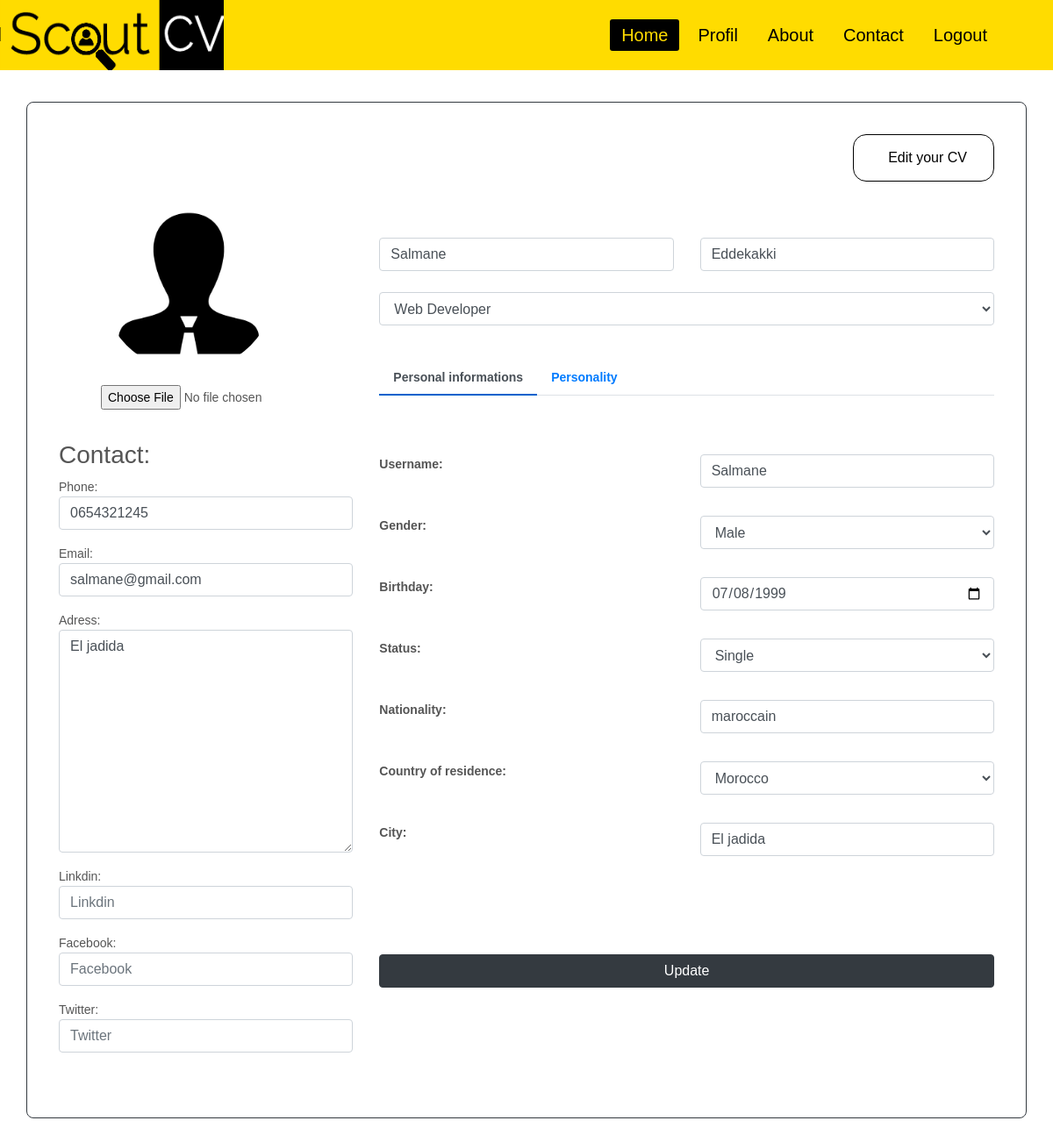
Before: /updateprofil/ (signed in) with the older database file.
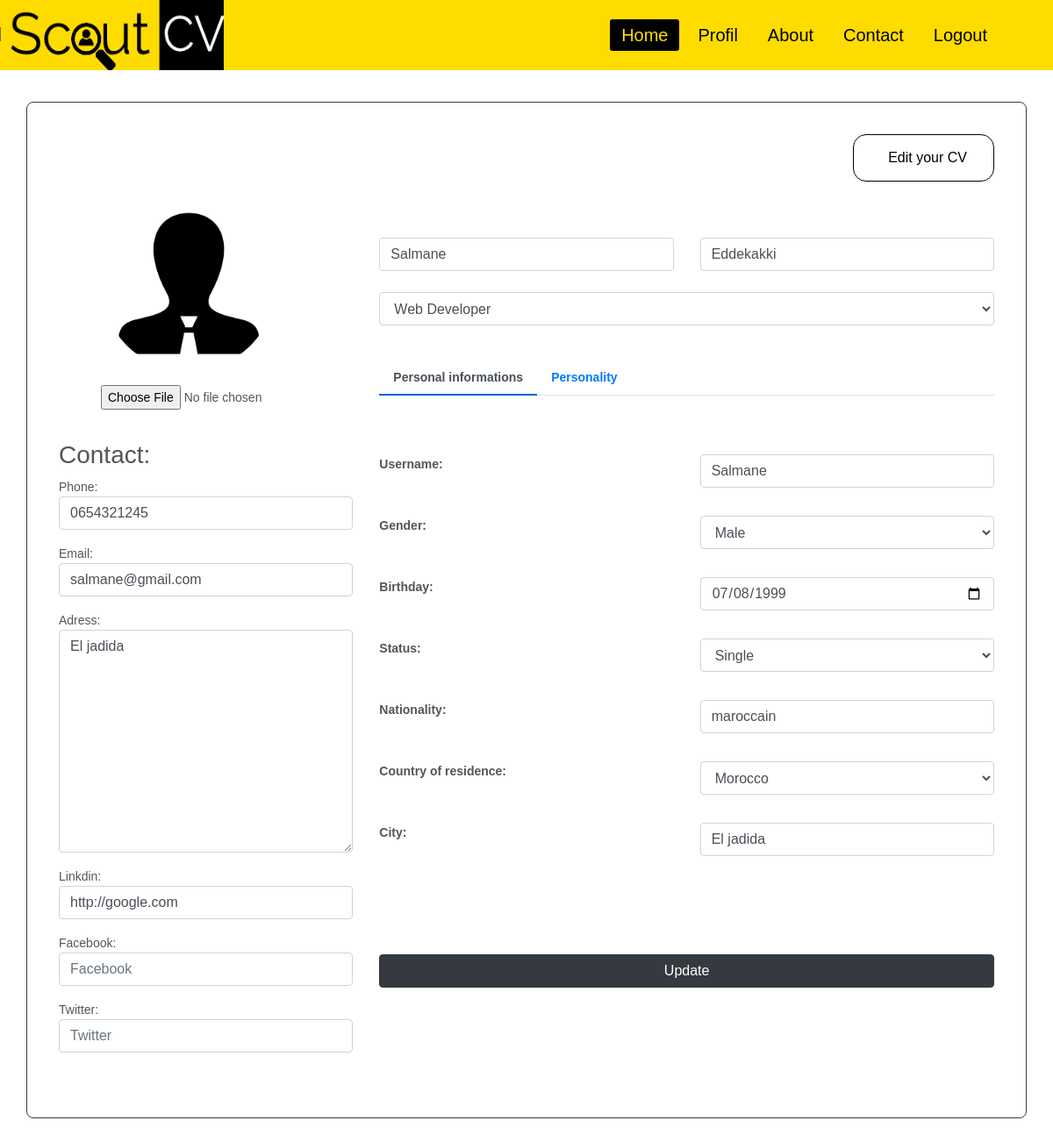
After: the same page with the newer database file.
### Candidat/models.py (models this page shows, shortened)
class Profil(models.Model):
    SEX = (
        ('', '(Gender)'),
        ('Male','Male'),
        ('Female','Female'),
    )
    STATUS = (
        ('', '(Status)'),
        ('Single','Single'),
        ('Married','Married'),
        ('Widowed','Widowed'),
        ('Divorced','Divorced'),
    )
    user = models.OneToOneField(User, null =True,on_delete=models.CASCADE , default="images/user.png")
    profil_pic = models.ImageField(null=True, blank=True)
    nom = models.CharField(max_length=20 ,null=True)
    prenom = models.CharField(max_length=20 ,null=True)
    date_n = models.DateField(null=True, blank=True)
    sex = models.CharField(max_length=6,choices=SEX ,null=True , blank=True)
    status = models.CharField(max_length=12,choices=STATUS ,null=True , blank=True)
    nationalite = models.CharField(max_length=20 ,null=True, blank=True)
    pays = CountryField(blank_label='(Country)' ,null=True, blank=True)
    ville = models.CharField(max_length=20 ,null=True, blank=True)
    telephone = models.CharField(max_length=20 ,null=True, blank=True)
    poste = models.ForeignKey(Poste, on_delete=models.DO_NOTHING, null=True,blank=True)
    adresse = models.TextField(null=True,blank=True)
    linkdin = models.URLField(max_length=200,null=True,blank=True)
    facebook = models.URLField(max_length=200,null=True,blank=True)
    twitter = models.URLField(max_length=200,null=True,blank=True)
    nbr_annee = models.IntegerField(null = True , default=0,blank=True)
    type_diplome = models.CharField(max_length=20 ,null=True)

### Candidat/decorators.py (the view)
        def wrapper_func(request, *args, **kwargs):
            group = None
            if request.user.groups.exists():
                group = request.user.groups.all()[0].name
            if group in allowed_roles:
                return view_func(request,*args, **kwargs)
            else:
                return redirect('profilEntr')

### Candidat/forms.py
class EmailUsenameUpdateForm(forms.ModelForm):
    class Meta:
        model = User
        fields = ['username','email']
        widgets = {
            'username' : forms.TextInput(attrs={'class':'form-control', 'placeholder':'Username'}),
            'email' : forms.EmailInput(attrs={'class':'form-control', 'placeholder':'Email'}),
        }

### Candidat/views.py (called while the page is built)
@login_required(login_url='login')
@allowed_users(allowed_roles=['Candidat'])
def updateProfil(request):
    profil = request.user.profil
    user = request.user
    try:
        score = ScorePersonalite.objects.get(Profil=profil)
    except:
        score = None
    formUser = EmailUsenameUpdateForm(instance=user)
    form = CreateProfil(instance=profil)
    if request.method == 'POST':
        formUser = EmailUsenameUpdateForm(request.POST,instance=user)
        form = CreateProfil(request.POST, request.FILES, instance=profil)
        if form.is_valid() and formUser.is_valid():
            formUser.save()
            form.save()
    context={
        'form':form,
        'formUser' :formUser,
        'score' : score
    }
    return render(request,'candidat/update-profil-personel.html',context)

### templates/candidat/update-profil-personel.html (shortened to what the changed rows need)
{% extends "base.html" %}
{% load static %}
{% block style %}
<link rel="stylesheet" href="{% static 'css/update-profil-personel.css' %}">
{% endblock style %}
{% block content %}
<div class="container emp-profile border border-dark">
    <form method="POST" action="" enctype="multipart/form-data">
        <div class="row mb-3">
            <div class="col-md-4">
                <div class="profile-img">
                    <div class="row ml-5 mt-3">
                        {{ form.profil_pic }}
                    </div>
                </div>
            </div>
            <div class="col-md-8 mt-5">
                <div class="profile-head">
                    <div class="row">
                        <div class="col">
                            {{ form.nom }}
                        </div>
                        <div class="col">
                            {{ form.prenom }}
                        </div>
                    </div>
                    <div class="row mt-4">
                        <div class="col">
                            {{ form.poste }}
                        </div>
                    </div>
                </div>
            </div>
        </div>
        <div class="row">
            <div class="col-md-4 ">
                <p>Phone: {{ form.telephone }}</p>
                <p>Adress: {{ form.adresse }}</p>
                <p>Linkdin: {{ form.linkdin }}</p>
                <p>Facebook: {{ form.facebook }}</p>
                <p>Twitter: {{ form.twitter }}</p>
            </div>
            <div class="col-md-8">
                <div class="tab-content profile-tab" id="myTabContent">
                    <div class="tab-pane fade show active" id="home" role="tabpanel" aria-labelledby="home-tab">
                        <div class="row mt-3">
                            <div class="col-md-6">
                                <p>{{ form.sex }}</p>
                            </div>
                        </div>
                        <div class="row mt-3">
                            <div class="col-md-6">
                                <p>{{ form.date_n }}</p>
                            </div>
                        </div>
                        <div class="row mt-3">
                            <div class="col-md-6">
                                <p>{{ form.status }}</p>
                            </div>
                        </div>
                        <div class="row mt-3">
                            <div class="col-md-6">
                                <p>{{ form.nationalite }}</p>
                            </div>
                        </div>
                        <div class="row mt-3">
                            <div class="col-md-6">
                                <p>{{ form.pays }}</p>
                            </div>
                        </div>
                        <div class="row mt-3">
                            <div class="col-md-6">
                                <p>{{ form.ville }}</p>
                            </div>
                        </div>
                    </div>
                </div>
            </div>
        </div>
    </form>
    <br>
</div>
{% endblock content %}

Changed rows visible on the page:
changed Profil "Salmane": linkdin (not shown) → "http://google.com"
